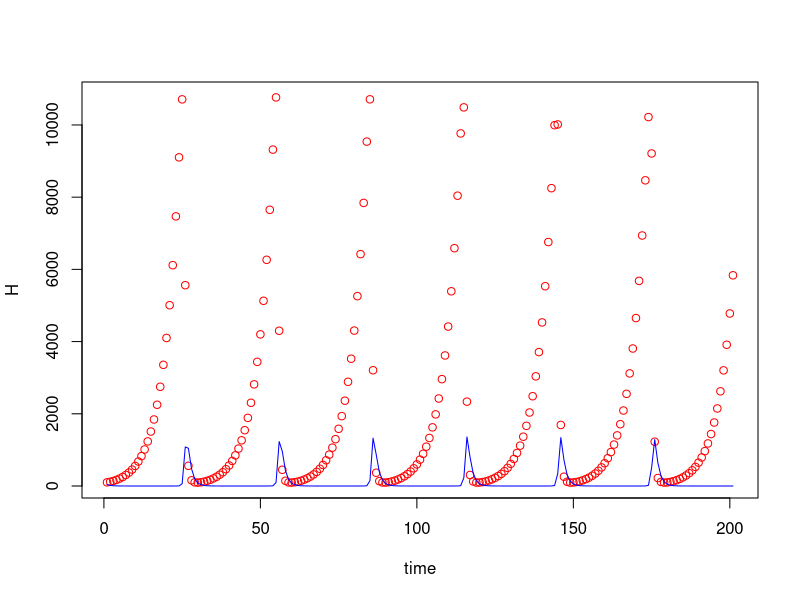
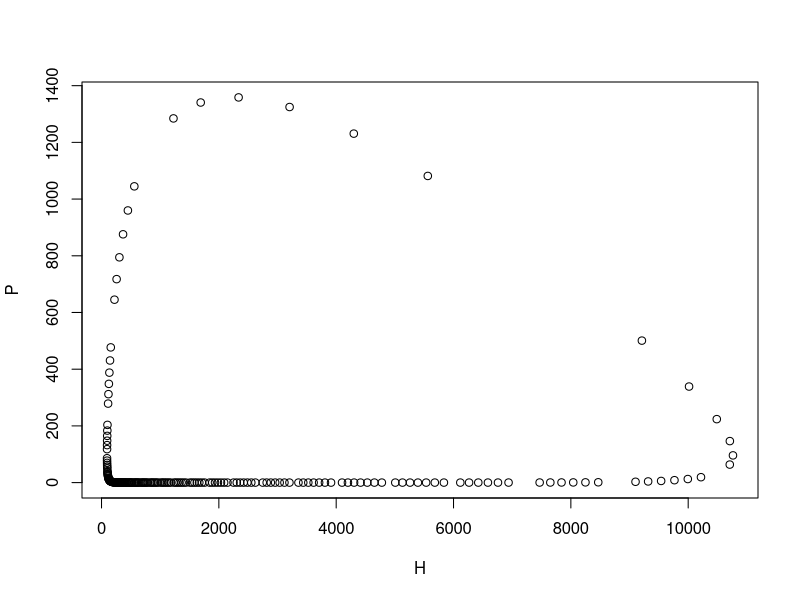

R code for these plots, in order:
library("deSolve")
parameters <- c(alpha = 0.2,
                beta = 0.002 ,
                gamma=0.9,
                delta=0.0004
)

pH=runif(1,0,1)
pP=runif(1,0,1)

#px=0
#py=0
#pz=0


state <- c(H = 100+pH,
           P = 40+pP
           )


Lorenz<-function(t, state, parameters) {
  with(as.list(c(state, parameters)),{
    # rate of change
    dH <- alpha*H-beta*H*P
    dP <- -gamma*P + delta * H * P 
#    dZ <- b*X*Y + X*Z - Z     
    # return the rate of change
    list(c(dH, dP))
  })   # end with(as.list ...
}


times <- seq(0, 200, by = 1)

out <- ode(y = state, times = times, func = Lorenz, parms = parameters)
#head(out)

#layout(matrix(c(1,2,3),nrow=3))
#par(oma = c(0, 0, 3, 0))
#plot(out, xlab = "time", ylab = "-")
plot(out[,"H"],xlab = "time", ylab = "H",col="red")
lines(out[,"P"],xlab = "time", ylab = "P",col="blue")
mtext(outer = TRUE, side = 3, "Lokta Voltera test", cex = 1.5)

plot(x=out[,"H"],y=out[,"P"],xlab = "H", ylab = "P",col="black")


mean(out[,"H"])
mean(out[,"P"])
